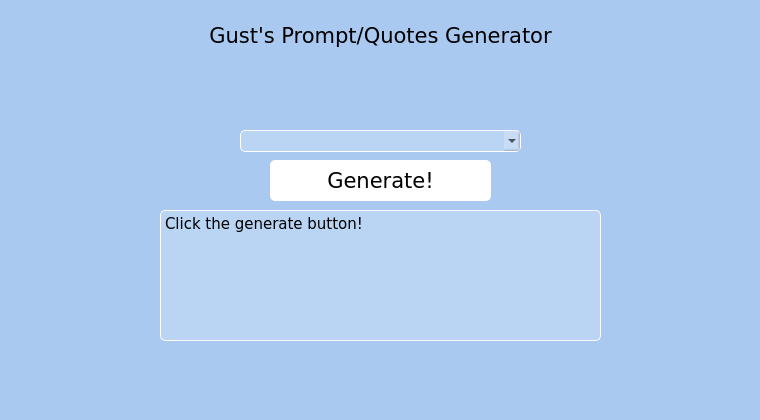
<?xml version="1.0" encoding="UTF-8"?>
<ui version="4.0">
 <class>MainWindow</class>
 <widget class="QMainWindow" name="MainWindow">
  <property name="geometry">
   <rect>
    <x>0</x>
    <y>0</y>
    <width>760</width>
    <height>420</height>
   </rect>
  </property>
  <property name="minimumSize">
   <size>
    <width>760</width>
    <height>420</height>
   </size>
  </property>
  <property name="maximumSize">
   <size>
    <width>760</width>
    <height>420</height>
   </size>
  </property>
  <property name="windowTitle">
   <string>MainWindow</string>
  </property>
  <widget class="QWidget" name="centralwidget">
   <property name="minimumSize">
    <size>
     <width>760</width>
     <height>420</height>
    </size>
   </property>
   <property name="maximumSize">
    <size>
     <width>760</width>
     <height>420</height>
    </size>
   </property>
   <property name="palette">
    <palette>
     <active>
      <colorrole role="WindowText">
       <brush brushstyle="SolidPattern">
        <color alpha="255">
         <red>0</red>
         <green>0</green>
         <blue>0</blue>
        </color>
       </brush>
      </colorrole>
      <colorrole role="Button">
       <brush brushstyle="SolidPattern">
        <color alpha="255">
         <red>169</red>
         <green>201</green>
         <blue>240</blue>
        </color>
       </brush>
      </colorrole>
      <colorrole role="Light">
       <brush brushstyle="SolidPattern">
        <color alpha="255">
         <red>255</red>
         <green>255</green>
         <blue>255</blue>
        </color>
       </brush>
      </colorrole>
      <colorrole role="Midlight">
       <brush brushstyle="SolidPattern">
        <color alpha="255">
         <red>247</red>
         <green>247</green>
         <blue>247</blue>
        </color>
       </brush>
      </colorrole>
      <colorrole role="Dark">
       <brush brushstyle="SolidPattern">
        <color alpha="255">
         <red>120</red>
         <green>120</green>
         <blue>120</blue>
        </color>
       </brush>
      </colorrole>
      <colorrole role="Mid">
       <brush brushstyle="SolidPattern">
        <color alpha="255">
         <red>160</red>
         <green>160</green>
         <blue>160</blue>
        </color>
       </brush>
      </colorrole>
      <colorrole role="Text">
       <brush brushstyle="SolidPattern">
        <color alpha="255">
         <red>0</red>
         <green>0</green>
         <blue>0</blue>
        </color>
       </brush>
      </colorrole>
      <colorrole role="BrightText">
       <brush brushstyle="SolidPattern">
        <color alpha="255">
         <red>255</red>
         <green>255</green>
         <blue>255</blue>
        </color>
       </brush>
      </colorrole>
      <colorrole role="ButtonText">
       <brush brushstyle="SolidPattern">
        <color alpha="255">
         <red>0</red>
         <green>0</green>
         <blue>0</blue>
        </color>
       </brush>
      </colorrole>
      <colorrole role="Base">
       <brush brushstyle="SolidPattern">
        <color alpha="255">
         <red>169</red>
         <green>201</green>
         <blue>240</blue>
        </color>
       </brush>
      </colorrole>
      <colorrole role="Window">
       <brush brushstyle="SolidPattern">
        <color alpha="255">
         <red>169</red>
         <green>201</green>
         <blue>240</blue>
        </color>
       </brush>
      </colorrole>
      <colorrole role="Shadow">
       <brush brushstyle="SolidPattern">
        <color alpha="255">
         <red>0</red>
         <green>0</green>
         <blue>0</blue>
        </color>
       </brush>
      </colorrole>
      <colorrole role="AlternateBase">
       <brush brushstyle="SolidPattern">
        <color alpha="255">
         <red>247</red>
         <green>247</green>
         <blue>247</blue>
        </color>
       </brush>
      </colorrole>
      <colorrole role="ToolTipBase">
       <brush brushstyle="SolidPattern">
        <color alpha="255">
         <red>255</red>
         <green>255</green>
         <blue>220</blue>
        </color>
       </brush>
      </colorrole>
      <colorrole role="ToolTipText">
       <brush brushstyle="SolidPattern">
        <color alpha="255">
         <red>0</red>
         <green>0</green>
         <blue>0</blue>
        </color>
       </brush>
      </colorrole>
      <colorrole role="PlaceholderText">
       <brush brushstyle="SolidPattern">
        <color alpha="127">
         <red>0</red>
         <green>0</green>
         <blue>0</blue>
        </color>
       </brush>
      </colorrole>
     </active>
     <inactive>
      <colorrole role="WindowText">
       <brush brushstyle="SolidPattern">
        <color alpha="255">
         <red>0</red>
         <green>0</green>
         <blue>0</blue>
        </color>
       </brush>
      </colorrole>
      <colorrole role="Button">
       <brush brushstyle="SolidPattern">
        <color alpha="255">
         <red>169</red>
         <green>201</green>
         <blue>240</blue>
        </color>
       </brush>
      </colorrole>
      <colorrole role="Light">
       <brush brushstyle="SolidPattern">
        <color alpha="255">
         <red>255</red>
         <green>255</green>
         <blue>255</blue>
        </color>
       </brush>
      </colorrole>
      <colorrole role="Midlight">
       <brush brushstyle="SolidPattern">
        <color alpha="255">
         <red>247</red>
         <green>247</green>
         <blue>247</blue>
        </color>
       </brush>
      </colorrole>
      <colorrole role="Dark">
       <brush brushstyle="SolidPattern">
        <color alpha="255">
         <red>120</red>
         <green>120</green>
         <blue>120</blue>
        </color>
       </brush>
      </colorrole>
      <colorrole role="Mid">
       <brush brushstyle="SolidPattern">
        <color alpha="255">
         <red>160</red>
         <green>160</green>
         <blue>160</blue>
        </color>
       </brush>
      </colorrole>
      <colorrole role="Text">
       <brush brushstyle="SolidPattern">
        <color alpha="255">
         <red>0</red>
         <green>0</green>
         <blue>0</blue>
        </color>
       </brush>
      </colorrole>
      <colorrole role="BrightText">
       <brush brushstyle="SolidPattern">
        <color alpha="255">
         <red>255</red>
         <green>255</green>
         <blue>255</blue>
        </color>
       </brush>
      </colorrole>
      <colorrole role="ButtonText">
       <brush brushstyle="SolidPattern">
        <color alpha="255">
         <red>0</red>
         <green>0</green>
         <blue>0</blue>
        </color>
       </brush>
      </colorrole>
      <colorrole role="Base">
       <brush brushstyle="SolidPattern">
        <color alpha="255">
         <red>169</red>
         <green>201</green>
         <blue>240</blue>
        </color>
       </brush>
      </colorrole>
      <colorrole role="Window">
       <brush brushstyle="SolidPattern">
        <color alpha="255">
         <red>169</red>
         <green>201</green>
         <blue>240</blue>
        </color>
       </brush>
      </colorrole>
      <colorrole role="Shadow">
       <brush brushstyle="SolidPattern">
        <color alpha="255">
         <red>0</red>
         <green>0</green>
         <blue>0</blue>
        </color>
       </brush>
      </colorrole>
      <colorrole role="AlternateBase">
       <brush brushstyle="SolidPattern">
        <color alpha="255">
         <red>247</red>
         <green>247</green>
         <blue>247</blue>
        </color>
       </brush>
      </colorrole>
      <colorrole role="ToolTipBase">
       <brush brushstyle="SolidPattern">
        <color alpha="255">
         <red>255</red>
         <green>255</green>
         <blue>220</blue>
        </color>
       </brush>
      </colorrole>
      <colorrole role="ToolTipText">
       <brush brushstyle="SolidPattern">
        <color alpha="255">
         <red>0</red>
         <green>0</green>
         <blue>0</blue>
        </color>
       </brush>
      </colorrole>
      <colorrole role="PlaceholderText">
       <brush brushstyle="SolidPattern">
        <color alpha="127">
         <red>0</red>
         <green>0</green>
         <blue>0</blue>
        </color>
       </brush>
      </colorrole>
     </inactive>
     <disabled>
      <colorrole role="WindowText">
       <brush brushstyle="SolidPattern">
        <color alpha="255">
         <red>120</red>
         <green>120</green>
         <blue>120</blue>
        </color>
       </brush>
      </colorrole>
      <colorrole role="Button">
       <brush brushstyle="SolidPattern">
        <color alpha="255">
         <red>169</red>
         <green>201</green>
         <blue>240</blue>
        </color>
       </brush>
      </colorrole>
      <colorrole role="Light">
       <brush brushstyle="SolidPattern">
        <color alpha="255">
         <red>255</red>
         <green>255</green>
         <blue>255</blue>
        </color>
       </brush>
      </colorrole>
      <colorrole role="Midlight">
       <brush brushstyle="SolidPattern">
        <color alpha="255">
         <red>247</red>
         <green>247</green>
         <blue>247</blue>
        </color>
       </brush>
      </colorrole>
      <colorrole role="Dark">
       <brush brushstyle="SolidPattern">
        <color alpha="255">
         <red>120</red>
         <green>120</green>
         <blue>120</blue>
        </color>
       </brush>
      </colorrole>
      <colorrole role="Mid">
       <brush brushstyle="SolidPattern">
        <color alpha="255">
         <red>160</red>
         <green>160</green>
         <blue>160</blue>
        </color>
       </brush>
      </colorrole>
      <colorrole role="Text">
       <brush brushstyle="SolidPattern">
        <color alpha="255">
         <red>120</red>
         <green>120</green>
         <blue>120</blue>
        </color>
       </brush>
      </colorrole>
      <colorrole role="BrightText">
       <brush brushstyle="SolidPattern">
        <color alpha="255">
         <red>255</red>
         <green>255</green>
         <blue>255</blue>
        </color>
       </brush>
      </colorrole>
      <colorrole role="ButtonText">
       <brush brushstyle="SolidPattern">
        <color alpha="255">
         <red>120</red>
         <green>120</green>
         <blue>120</blue>
        </color>
       </brush>
      </colorrole>
      <colorrole role="Base">
       <brush brushstyle="SolidPattern">
        <color alpha="255">
         <red>169</red>
         <green>201</green>
         <blue>240</blue>
        </color>
       </brush>
      </colorrole>
      <colorrole role="Window">
       <brush brushstyle="SolidPattern">
        <color alpha="255">
         <red>169</red>
         <green>201</green>
         <blue>240</blue>
        </color>
       </brush>
      </colorrole>
      <colorrole role="Shadow">
       <brush brushstyle="SolidPattern">
        <color alpha="255">
         <red>0</red>
         <green>0</green>
         <blue>0</blue>
        </color>
       </brush>
      </colorrole>
      <colorrole role="AlternateBase">
       <brush brushstyle="SolidPattern">
        <color alpha="255">
         <red>240</red>
         <green>240</green>
         <blue>240</blue>
        </color>
       </brush>
      </colorrole>
      <colorrole role="ToolTipBase">
       <brush brushstyle="SolidPattern">
        <color alpha="255">
         <red>255</red>
         <green>255</green>
         <blue>220</blue>
        </color>
       </brush>
      </colorrole>
      <colorrole role="ToolTipText">
       <brush brushstyle="SolidPattern">
        <color alpha="255">
         <red>0</red>
         <green>0</green>
         <blue>0</blue>
        </color>
       </brush>
      </colorrole>
      <colorrole role="PlaceholderText">
       <brush brushstyle="SolidPattern">
        <color alpha="127">
         <red>120</red>
         <green>120</green>
         <blue>120</blue>
        </color>
       </brush>
      </colorrole>
     </disabled>
    </palette>
   </property>
   <property name="styleSheet">
    <string notr="true">background-color: rgb(169, 201, 240);</string>
   </property>
   <widget class="QLabel" name="Title">
    <property name="geometry">
     <rect>
      <x>0</x>
      <y>0</y>
      <width>761</width>
      <height>71</height>
     </rect>
    </property>
    <property name="font">
     <font>
      <family>Verdana</family>
      <pointsize>16</pointsize>
     </font>
    </property>
    <property name="text">
     <string>Gust's Prompt/Quotes Generator</string>
    </property>
    <property name="alignment">
     <set>Qt::AlignCenter</set>
    </property>
   </widget>
   <widget class="QWidget" name="horizontalLayoutWidget">
    <property name="geometry">
     <rect>
      <x>0</x>
      <y>70</y>
      <width>761</width>
      <height>51</height>
     </rect>
    </property>
    <layout class="QHBoxLayout" name="Characters">
     <property name="leftMargin">
      <number>25</number>
     </property>
     <property name="rightMargin">
      <number>25</number>
     </property>
    </layout>
   </widget>
   <widget class="QPushButton" name="GenerateBtn">
    <property name="geometry">
     <rect>
      <x>270</x>
      <y>160</y>
      <width>221</width>
      <height>41</height>
     </rect>
    </property>
    <property name="font">
     <font>
      <family>Verdana</family>
      <pointsize>16</pointsize>
     </font>
    </property>
    <property name="styleSheet">
     <string notr="true">border-radius: 5px;
background-color: rgb(255, 255, 255);</string>
    </property>
    <property name="text">
     <string>Generate!</string>
    </property>
   </widget>
   <widget class="QWidget" name="horizontalLayoutWidget_2">
    <property name="geometry">
     <rect>
      <x>0</x>
      <y>210</y>
      <width>761</width>
      <height>131</height>
     </rect>
    </property>
    <layout class="QHBoxLayout" name="GenContainer">
     <property name="leftMargin">
      <number>160</number>
     </property>
     <property name="rightMargin">
      <number>160</number>
     </property>
     <item>
      <widget class="QPlainTextEdit" name="Generated">
       <property name="font">
        <font>
         <family>Verdana</family>
         <pointsize>11</pointsize>
        </font>
       </property>
       <property name="styleSheet">
        <string notr="true">background-color: rgba(255,255,255,50);
border-width: 1px;
border-color: white;
border-style: solid;
border-radius: 5px;</string>
       </property>
       <property name="readOnly">
        <bool>true</bool>
       </property>
       <property name="plainText">
        <string>Click the generate button!</string>
       </property>
      </widget>
     </item>
    </layout>
   </widget>
   <widget class="QListWidget" name="ListedChars">
    <property name="geometry">
     <rect>
      <x>120</x>
      <y>340</y>
      <width>521</width>
      <height>51</height>
     </rect>
    </property>
    <property name="styleSheet">
     <string notr="true">background-color: transparent; border:none;</string>
    </property>
    <property name="flow">
     <enum>QListView::LeftToRight</enum>
    </property>
    <property name="isWrapping" stdset="0">
     <bool>true</bool>
    </property>
    <property name="spacing">
     <number>5</number>
    </property>
    <property name="uniformItemSizes">
     <bool>true</bool>
    </property>
    <property name="sortingEnabled">
     <bool>false</bool>
    </property>
   </widget>
   <widget class="QComboBox" name="CharsMenu">
    <property name="geometry">
     <rect>
      <x>240</x>
      <y>130</y>
      <width>281</width>
      <height>22</height>
     </rect>
    </property>
    <property name="styleSheet">
     <string notr="true">background-color: rgba(255,255,255,50);
border-width: 1px;
border-color: white;
border-style: solid;
border-radius: 5px;</string>
    </property>
   </widget>
  </widget>
  <widget class="QMenuBar" name="menubar">
   <property name="geometry">
    <rect>
     <x>0</x>
     <y>0</y>
     <width>760</width>
     <height>22</height>
    </rect>
   </property>
  </widget>
 </widget>
 <resources/>
 <connections/>
</ui>
